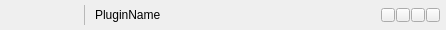
<?xml version="1.0" encoding="UTF-8"?>
<ui version="4.0">
 <class>PluginWidget</class>
 <widget class="QFrame" name="PluginWidget">
  <property name="geometry">
   <rect>
    <x>0</x>
    <y>0</y>
    <width>446</width>
    <height>30</height>
   </rect>
  </property>
  <property name="contextMenuPolicy">
   <enum>Qt::CustomContextMenu</enum>
  </property>
  <property name="windowTitle">
   <string>Frame</string>
  </property>
  <property name="lineWidth">
   <number>0</number>
  </property>
  <layout class="QHBoxLayout" name="horizontalLayout_2">
   <property name="spacing">
    <number>1</number>
   </property>
   <property name="leftMargin">
    <number>4</number>
   </property>
   <property name="topMargin">
    <number>3</number>
   </property>
   <property name="rightMargin">
    <number>6</number>
   </property>
   <property name="bottomMargin">
    <number>3</number>
   </property>
   <item>
    <widget class="QWidget" name="w_buttons" native="true">
     <property name="minimumSize">
      <size>
       <width>72</width>
       <height>24</height>
      </size>
     </property>
     <property name="maximumSize">
      <size>
       <width>72</width>
       <height>24</height>
      </size>
     </property>
     <layout class="QHBoxLayout" name="horizontalLayout">
      <property name="spacing">
       <number>0</number>
      </property>
      <property name="margin">
       <number>0</number>
      </property>
      <item>
       <widget class="PixmapButton" name="b_enable">
        <property name="minimumSize">
         <size>
          <width>24</width>
          <height>24</height>
         </size>
        </property>
        <property name="maximumSize">
         <size>
          <width>24</width>
          <height>24</height>
         </size>
        </property>
        <property name="text">
         <string/>
        </property>
        <property name="icon">
         <iconset resource="../resources.qrc">
          <normaloff>:/bitmaps/button_off.png</normaloff>:/bitmaps/button_off.png</iconset>
        </property>
        <property name="iconSize">
         <size>
          <width>24</width>
          <height>24</height>
         </size>
        </property>
        <property name="checkable">
         <bool>true</bool>
        </property>
        <property name="flat">
         <bool>true</bool>
        </property>
       </widget>
      </item>
      <item>
       <widget class="PixmapButton" name="b_gui">
        <property name="minimumSize">
         <size>
          <width>24</width>
          <height>24</height>
         </size>
        </property>
        <property name="maximumSize">
         <size>
          <width>24</width>
          <height>24</height>
         </size>
        </property>
        <property name="text">
         <string/>
        </property>
        <property name="icon">
         <iconset resource="../resources.qrc">
          <normaloff>:/bitmaps/button_gui.png</normaloff>:/bitmaps/button_gui.png</iconset>
        </property>
        <property name="iconSize">
         <size>
          <width>24</width>
          <height>24</height>
         </size>
        </property>
        <property name="checkable">
         <bool>true</bool>
        </property>
        <property name="flat">
         <bool>true</bool>
        </property>
       </widget>
      </item>
      <item>
       <widget class="PixmapButton" name="b_edit">
        <property name="minimumSize">
         <size>
          <width>24</width>
          <height>24</height>
         </size>
        </property>
        <property name="maximumSize">
         <size>
          <width>24</width>
          <height>24</height>
         </size>
        </property>
        <property name="text">
         <string/>
        </property>
        <property name="icon">
         <iconset resource="../resources.qrc">
          <normaloff>:/bitmaps/button_edit.png</normaloff>:/bitmaps/button_edit.png</iconset>
        </property>
        <property name="iconSize">
         <size>
          <width>24</width>
          <height>24</height>
         </size>
        </property>
        <property name="checkable">
         <bool>true</bool>
        </property>
        <property name="flat">
         <bool>true</bool>
        </property>
       </widget>
      </item>
     </layout>
    </widget>
   </item>
   <item>
    <spacer name="spacer_namesep1">
     <property name="orientation">
      <enum>Qt::Horizontal</enum>
     </property>
     <property name="sizeType">
      <enum>QSizePolicy::Fixed</enum>
     </property>
     <property name="sizeHint" stdset="0">
      <size>
       <width>6</width>
       <height>1</height>
      </size>
     </property>
    </spacer>
   </item>
   <item>
    <widget class="Line" name="line_name_sep">
     <property name="minimumSize">
      <size>
       <width>0</width>
       <height>20</height>
      </size>
     </property>
     <property name="maximumSize">
      <size>
       <width>16777215</width>
       <height>20</height>
      </size>
     </property>
     <property name="lineWidth">
      <number>0</number>
     </property>
     <property name="midLineWidth">
      <number>1</number>
     </property>
     <property name="orientation">
      <enum>Qt::Vertical</enum>
     </property>
    </widget>
   </item>
   <item>
    <spacer name="spacer_namesep2">
     <property name="orientation">
      <enum>Qt::Horizontal</enum>
     </property>
     <property name="sizeType">
      <enum>QSizePolicy::Fixed</enum>
     </property>
     <property name="sizeHint" stdset="0">
      <size>
       <width>8</width>
       <height>1</height>
      </size>
     </property>
    </spacer>
   </item>
   <item>
    <widget class="QLabel" name="label_name">
     <property name="text">
      <string>PluginName</string>
     </property>
     <property name="alignment">
      <set>Qt::AlignLeading|Qt::AlignLeft|Qt::AlignVCenter</set>
     </property>
    </widget>
   </item>
   <item>
    <spacer name="spacer_namesep3">
     <property name="orientation">
      <enum>Qt::Horizontal</enum>
     </property>
     <property name="sizeHint" stdset="0">
      <size>
       <width>19</width>
       <height>1</height>
      </size>
     </property>
    </spacer>
   </item>
   <item>
    <layout class="QHBoxLayout" name="layout_peaks">
     <property name="spacing">
      <number>4</number>
     </property>
     <property name="leftMargin">
      <number>4</number>
     </property>
     <property name="topMargin">
      <number>2</number>
     </property>
     <property name="rightMargin">
      <number>4</number>
     </property>
     <property name="bottomMargin">
      <number>2</number>
     </property>
     <item>
      <widget class="DigitalPeakMeter" name="peak_in" native="true">
       <property name="minimumSize">
        <size>
         <width>100</width>
         <height>0</height>
        </size>
       </property>
       <property name="maximumSize">
        <size>
         <width>100</width>
         <height>16777215</height>
        </size>
       </property>
      </widget>
     </item>
     <item>
      <widget class="DigitalPeakMeter" name="peak_out" native="true">
       <property name="minimumSize">
        <size>
         <width>100</width>
         <height>0</height>
        </size>
       </property>
       <property name="maximumSize">
        <size>
         <width>100</width>
         <height>16777215</height>
        </size>
       </property>
      </widget>
     </item>
    </layout>
   </item>
   <item>
    <layout class="QHBoxLayout" name="layout_leds">
     <property name="spacing">
      <number>1</number>
     </property>
     <item>
      <widget class="LEDButton" name="led_control">
       <property name="minimumSize">
        <size>
         <width>14</width>
         <height>14</height>
        </size>
       </property>
       <property name="maximumSize">
        <size>
         <width>14</width>
         <height>14</height>
        </size>
       </property>
       <property name="text">
        <string/>
       </property>
       <property name="checkable">
        <bool>true</bool>
       </property>
      </widget>
     </item>
     <item>
      <widget class="LEDButton" name="led_midi">
       <property name="minimumSize">
        <size>
         <width>14</width>
         <height>14</height>
        </size>
       </property>
       <property name="maximumSize">
        <size>
         <width>14</width>
         <height>14</height>
        </size>
       </property>
       <property name="text">
        <string/>
       </property>
       <property name="checkable">
        <bool>true</bool>
       </property>
      </widget>
     </item>
     <item>
      <widget class="LEDButton" name="led_audio_in">
       <property name="minimumSize">
        <size>
         <width>14</width>
         <height>14</height>
        </size>
       </property>
       <property name="maximumSize">
        <size>
         <width>14</width>
         <height>14</height>
        </size>
       </property>
       <property name="text">
        <string/>
       </property>
       <property name="checkable">
        <bool>true</bool>
       </property>
      </widget>
     </item>
     <item>
      <widget class="LEDButton" name="led_audio_out">
       <property name="minimumSize">
        <size>
         <width>14</width>
         <height>14</height>
        </size>
       </property>
       <property name="maximumSize">
        <size>
         <width>14</width>
         <height>14</height>
        </size>
       </property>
       <property name="text">
        <string/>
       </property>
       <property name="checkable">
        <bool>true</bool>
       </property>
      </widget>
     </item>
    </layout>
   </item>
  </layout>
 </widget>
 <customwidgets>
  <customwidget>
   <class>DigitalPeakMeter</class>
   <extends>QWidget</extends>
   <header>widgets/digitalpeakmeter.h</header>
   <container>1</container>
  </customwidget>
  <customwidget>
   <class>LEDButton</class>
   <extends>QPushButton</extends>
   <header>widgets/ledbutton.h</header>
  </customwidget>
  <customwidget>
   <class>PixmapButton</class>
   <extends>QPushButton</extends>
   <header>widgets/pixmapbutton.h</header>
  </customwidget>
 </customwidgets>
 <resources>
  <include location="../resources.qrc"/>
 </resources>
 <connections/>
</ui>
